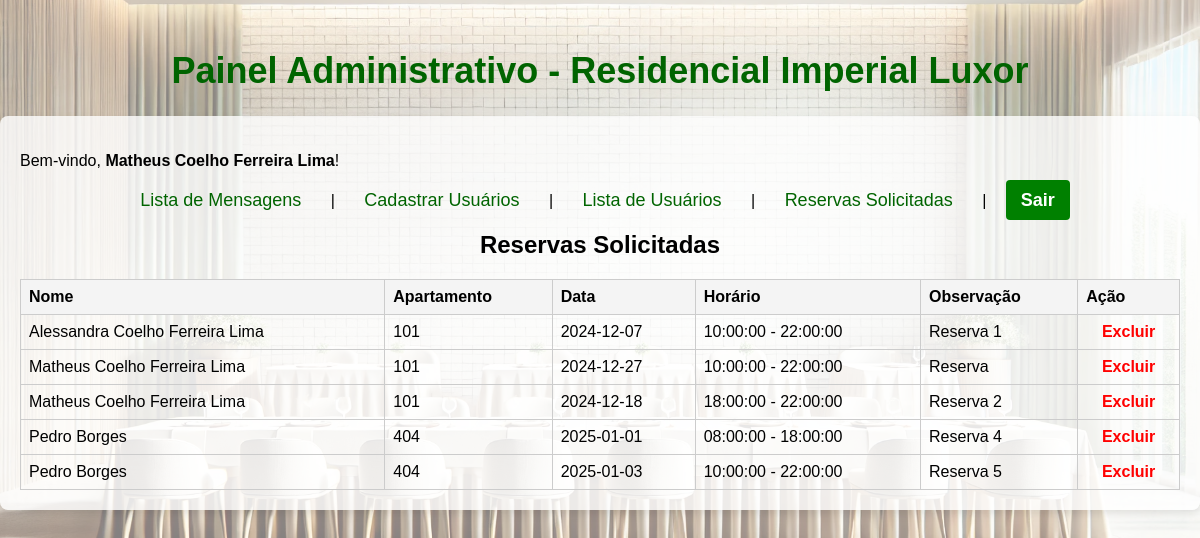
The app's page /admin/index.php?pg=lista_reserva (signed in) with its own data.
### tables this page shows
CREATE TABLE `reserva` (
  `id` int(11) NOT NULL,
  `nome` varchar(100) DEFAULT NULL,
  `apartamento` varchar(3) DEFAULT NULL,
  `data` date DEFAULT NULL,
  `horarioinicial` time DEFAULT NULL,
  `horariofinal` time DEFAULT NULL,
  `observacao` text DEFAULT NULL
);

### admin/lista_reserva.php (the view, shortened to what this page needs)
<h2 style="text-align: center; font-family: Arial, sans-serif;">Reservas Solicitadas</h2>
<?php
include_once("../config.inc.php");
$sql = "SELECT * FROM reserva";
$query = mysqli_query($conexao, $sql);
echo "<table style='width: 100%; border-collapse: collapse; font-family: Arial, sans-serif;'>";
echo "<thead>";
echo "<tr style='background-color: #f4f4f4; text-align: left;'>";
echo "<th style='border: 1px solid #ccc; padding: 8px;'>Nome</th>";
echo "<th style='border: 1px solid #ccc; padding: 8px;'>Apartamento</th>";
echo "<th style='border: 1px solid #ccc; padding: 8px;'>Data</th>";
echo "<th style='border: 1px solid #ccc; padding: 8px;'>Horário</th>";
echo "<th style='border: 1px solid #ccc; padding: 8px;'>Observação</th>";
echo "<th style='border: 1px solid #ccc; padding: 8px;'>Ação</th>";
echo "</tr>";
echo "</thead>";
echo "<tbody>";
while ($reserva = mysqli_fetch_assoc($query)) {
    $nome = htmlspecialchars($reserva['nome']);
    $apartamento = htmlspecialchars($reserva['apartamento']);
    $data = htmlspecialchars($reserva['data']);
    $horarioinicial = htmlspecialchars($reserva['horarioinicial']);
    $horariofinal = htmlspecialchars($reserva['horariofinal']);
    $observacao = htmlspecialchars($reserva['observacao']);
    $id = htmlspecialchars($reserva['id']);
    echo "<tr>";
    echo "<td style='border: 1px solid #ccc; padding: 8px;'>$nome</td>";
    echo "<td style='border: 1px solid #ccc; padding: 8px;'>$apartamento</td>";
    echo "<td style='border: 1px solid #ccc; padding: 8px;'>$data</td>";
    echo "<td style='border: 1px solid #ccc; padding: 8px;'>$horarioinicial - $horariofinal</td>";
    echo "<td style='border: 1px solid #ccc; padding: 8px;'>$observacao</td>";
    echo "<td style='border: 1px solid #ccc; padding: 8px; text-align: center;'>";
    echo "<a href='?pg=excluir&id=$id' style='color: red; text-decoration: none; font-weight: bold;'>Excluir</a>";
    echo "</td>";
    echo "</tr>";
}
echo "</tbody>";
echo "</table>";
?>

### admin/index.php (style rules this page uses)
body { background-image: url("Imagem/imagem2.jpeg"); background-size: cover; background-position: center; font-family: Arial, sans-serif; color: black; background-color: rgba(255, 255, 255, 0.5); background-blend-mode: overlay; margin: 0; padding: 0; }

### records on screen
reserva: nome "Alessandra Coelho Ferreira Lima", apartamento "101", data "2024-12-07", horarioinicial "10:00:00", horariofinal "22:00:00", observacao "Reserva 1"
reserva: nome "Matheus Coelho Ferreira Lima", apartamento "101", data "2024-12-27", horarioinicial "10:00:00", horariofinal "22:00:00", observacao "Reserva"
reserva: nome "Matheus Coelho Ferreira Lima", apartamento "101", data "2024-12-18", horarioinicial "18:00:00", horariofinal "22:00:00", observacao "Reserva 2"
reserva: nome "Pedro Borges", apartamento "404", data "2025-01-01", horarioinicial "08:00:00", horariofinal "18:00:00", observacao "Reserva 4"
reserva: nome "Pedro Borges", apartamento "404", data "2025-01-03", horarioinicial "10:00:00", horariofinal "22:00:00", observacao "Reserva 5"

### other values on screen
$_SESSION['nome'] "Matheus Coelho Ferreira Lima"
